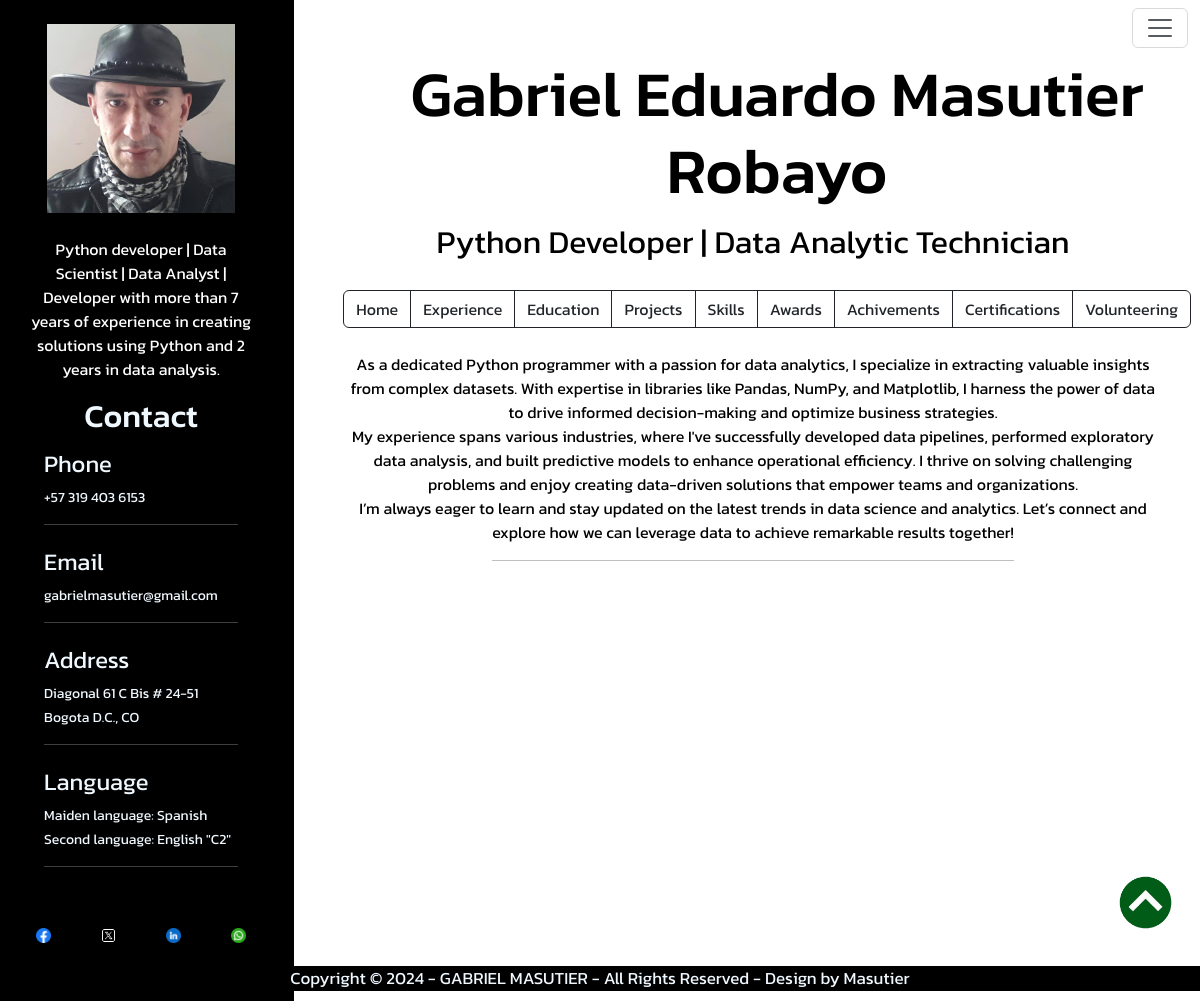
The page / on the database its author committed.
### tables this page shows
CREATE TABLE "usersInfo" (
"firstName" TEXT,
  "lastName" TEXT,
  "email" TEXT,
  "contry_code" INTEGER,
  "phone" TEXT,
  "addres" TEXT,
  "state" TEXT,
  "contry" TEXT,
  "profession" TEXT,
  "footer_name" TEXT,
  "Footer_date" INTEGER,
  "profile" TEXT,
  "profile1" TEXT,
  "descripcion1" TEXT,
  "descripcion2" TEXT,
  "descripcion3" TEXT,
  "descripcion4" TEXT,
  "descripcion5" REAL,
  "facebook" TEXT,
  "twitter" TEXT,
  "linkedin" TEXT,
  "whatsapp" TEXT,
  "img" TEXT,
  "idioma1" TEXT,
  "idioma2" TEXT,
  "nivel_idioma2" TEXT,
  "idioma3" REAL,
  "nivel_idioma3" REAL
);

### app.py (the view)
@app.route("/")
def home():
    try:
        getUserInfo = personalData()
    except:
        return redirect(url_for('loadFile'))
    return render("home.html", title="Home", getUserInfo=getUserInfo)

### app.py (called while the page is built)
def personalData():
    conn = db_conn()
    getUserInfo = conn.execute("SELECT * FROM usersInfo").fetchone()
    conn.commit()
    conn.close()
    return getUserInfo

### instance/dbs.py (called while the page is built)
def db_conn():
    conn = sql3.connect('instance/masutier.db')
    conn.row_factory = sql3.Row
    return conn

### templates/home.html (shortened to what this page needs)
{% extends 'layout.html' %}
{% block content %}
{% include 'partials/intro.html' %}
<div class="col-7 mx-auto">
    <hr>
</div>
{% endblock %}

### templates/partials/leftSide.html
<div class="col-11 mx-auto">
    <div class="col-11 mx-auto">
        <img class="p-4 imgred" src="static/img/img/gabriel.jpg" alt="">
    </div>
    <div class="col-11 mx-auto">
        <p class="smalltxt txtcolw c">{{ getUserInfo.12 }}</p>
    </div>
    <div class="col-11 mx-auto mt-3">
        <h5 class="maintxt c">Contact</h5>
    </div>
    <div class="col-9 mx-auto">
        <P class="subtxt"><small>Phone</small></P>
        <P class="smalltxt"><small>+{{ getUserInfo.3 }} {{ getUserInfo.4 }}</small></P>
        <hr>
        <P class="subtxt"><small>Email</small></P>
        <P class="smalltxt"><small>{{ getUserInfo.2 }}</small></P>
        <hr>
        <P class="subtxt"><small>Address</small></P>
        <P class="smalltxt"><small>{{ getUserInfo.5 }}</small></P>
        <P class="smalltxt"><small>{{ getUserInfo.6 }}, {{ getUserInfo.7 }}</small></P>
        <hr>
    </div>
    <div class="col-9 mx-auto">
        <P class="subtxt"><small>Language</small></P>
        <P class="smalltxt"><small>Maiden language: {{ getUserInfo.23 }}</small></P>
        <P class="smalltxt"><small>Second language: {{ getUserInfo.24 }} "{{ getUserInfo.25 }}"</small></P>
        <hr>
    </div>
    <div class="col-11 mx-auto mt-5 mb-5">
        <div class="row">
            <div class="col-3 mx-auto">
                <a class="btn btn-social btn-facebook" href="{{ getUserInfo.18 }}" target="_blank">
                    <img class="imgred" src="static/img/redes/facebook.png" alt="">
                </a>
            </div>
            <div class="col-3 mx-auto">
                <a class="btn btn-social btn-facebook" href="{{ getUserInfo.19 }}" target="_blank">
                    <img class="imgred" src="static/img/redes/twitter.png" alt="">
                </a>
            </div>
            <div class="col-3 mx-auto">
                <a class="btn btn-social btn-facebook" href="{{ getUserInfo.20 }}" target="_blank">
                    <img class="imgred" src="static/img/redes/linkedin.png" alt="">
                </a>
            </div>
            <div class="col-3 mx-auto">
                <a class="btn btn-social btn-facebook" href="{{ getUserInfo.21 }}" target="_blank">
                    <img class="imgred" src="static/img/redes/whatsapp.png" alt="">
                </a>
            </div>
        </div>
    </div>
</div>

### templates/partials/banner.html
<h1 class="supertxt ms-5">{{ getUserInfo.0 }} {{ getUserInfo.1 }}</h1>
<div class="col-11 mx-auto">
    <p class="maintxt">{{ getUserInfo.8 }}</p>
</div>

### templates/partials/intro.html
<div class="col-11 mx-auto">
    <p class="smalltxt">{{ getUserInfo.13 }}</p>
    <p class="smalltxt">{{ getUserInfo.14 }}</p>
    <p class="smalltxt">{{ getUserInfo.15 }}</p>
</div>

### templates/partials/footer.html
<div class="col-md-12 mx-auto back-black b-fixed c">
    Copyright © 2024 <span>- {{ getUserInfo.9 }} -</span> All Rights Reserved - Design by Masutier
</div>

### static/css/all.css (style rules this page uses)
body { color: black; font-size: 17px; font-family: "Kanit", sans-serif; }
.c { text-align: center !important; }
.imgred { width: 100%; height: auto; border-style: none; -webkit-margin-bottom-collapse: initial; z-index: 1000; }
.b-fixed { position: fixed !important; bottom: 10px; z-index: 1; }
.back-black { color: aliceblue; background-color: black; }
p { margin: 0; padding: 0; }
.supertxt { font-size: 4rem; }
.maintxt { font-size: 2rem; }
.subtxt { font-size: 1.7rem; }
.smalltxt { font-size: 1rem; }
.txtcolw { color: white; }

### rows shown on the page
usersInfo: profile1 "Python developer | Data Scientist | Data Analyst | Developer with more than 7 years of experience in creating solutions using Python and 2 years in data analysis.", contry_code "57", phone "319 403 6153", email "gabrielmasutier@gmail.com", addres "Diagonal 61 C Bis # 24-51", state "Bogota D.C.", contry "CO", idioma1 "Spanish", idioma2 "English", nivel_idioma2 "C2", firstName "Gabriel Eduardo", lastName "Masutier Robayo", profession "Python Developer | Data Analytic Technician", descripcion1 "As a dedicated Python programmer with a passion for data analytics, I specialize in extracting valuable insights from complex datasets. With expertise in libraries like Pandas, NumPy, and Matplotlib, I harness the power of data to drive informed decision-making and optimize business strategies.", descripcion2 "My experience spans various industries, where I've successfully developed data pipelines, performed exploratory data analysis, and built predictive models to enhance operational efficiency. I thrive on solving challenging problems and enjoy creating data-driven solutions that empower teams and organizations.", descripcion3 "I’m always eager to learn and stay updated on the latest trends in data science and analytics. Let’s connect and explore how we can leverage data to achieve remarkable results together!", footer_name "GABRIEL MASUTIER"
